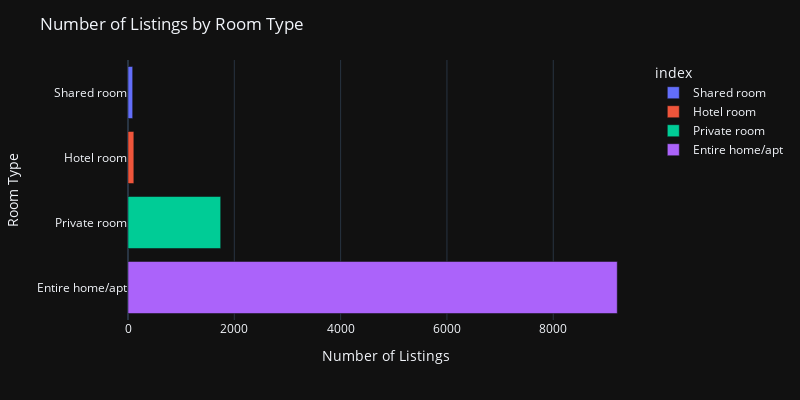

The notebook cell this image was saved under:
### Markdown cell above
Buscar info sobre ley en oporto 

_El tipo de habitación es muy importante en Ámsterdam, porque Ámsterdam tiene la regla de que las casas/apartamentos completos solo se pueden alquilar a través de Airbnb por un máximo de 60 días al año. A continuación, podemos ver que esta restricción se aplica a la mayoría de los listados._

### Code cell
freq = df_distancia['room_type'].value_counts().sort_values(ascending=True)

fig = px.bar(freq, orientation='h', color=freq.index,
             labels={'y': 'Room Type', 'x': 'Number of Listings'}, template='plotly_dark')
fig.update_layout(title="Number of Listings by Room Type",
                  xaxis_title="Number of Listings",
                  yaxis_title="Room Type",
                  height=400, width=800)
fig.show()

### Figure 1 — Plotly figure (JSON) as saved in the notebook; plotly's stock layout.template omitted (floating-point values rounded to 4 significant figures)
{"data": [{"alignmentgroup": "True", "hovertemplate": "index=%{y}<br>value=%{x}<extra></extra>", "legendgroup": "Shared room", "marker": {"color": "#636efa", "pattern": {"shape": ""}}, "name": "Shared room", "offsetgroup": "Shared room", "orientation": "h", "showlegend": true, "textposition": "auto", "type": "bar", "x": [88], "xaxis": "x", "y": ["Shared room"], "yaxis": "y"}, {"alignmentgroup": "True", "hovertemplate": "index=%{y}<br>value=%{x}<extra></extra>", "legendgroup": "Hotel room", "marker": {"color": "#EF553B", "pattern": {"shape": ""}}, "name": "Hotel room", "offsetgroup": "Hotel room", "orientation": "h", "showlegend": true, "textposition": "auto", "type": "bar", "x": [110], "xaxis": "x", "y": ["Hotel room"], "yaxis": "y"}, {"alignmentgroup": "True", "hovertemplate": "index=%{y}<br>value=%{x}<extra></extra>", "legendgroup": "Private room", "marker": {"color": "#00cc96", "pattern": {"shape": ""}}, "name": "Private room", "offsetgroup": "Private room", "orientation": "h", "showlegend": true, "textposition": "auto", "type": "bar", "x": [1744], "xaxis": "x", "y": ["Private room"], "yaxis": "y"}, {"alignmentgroup": "True", "hovertemplate": "index=%{y}<br>value=%{x}<extra></extra>", "legendgroup": "Entire home/apt", "marker": {"color": "#ab63fa", "pattern": {"shape": ""}}, "name": "Entire home/apt", "offsetgroup": "Entire home/apt", "orientation": "h", "showlegend": true, "textposition": "auto", "type": "bar", "x": [9204], "xaxis": "x", "y": ["Entire home/apt"], "yaxis": "y"}], "layout": {"barmode": "relative", "height": 400, "legend": {"title": {"text": "index"}, "tracegroupgap": 0}, "margin": {"t": 60}, "title": {"text": "Number of Listings by Room Type"}, "width": 800, "xaxis": {"anchor": "y", "domain": [0, 1], "title": {"text": "Number of Listings"}}, "yaxis": {"anchor": "x", "categoryarray": ["Entire home/apt", "Private room", "Hotel room", "Shared room"], "categoryorder": "array", "domain": [0, 1], "title": {"text": "Room Type"}}}}
